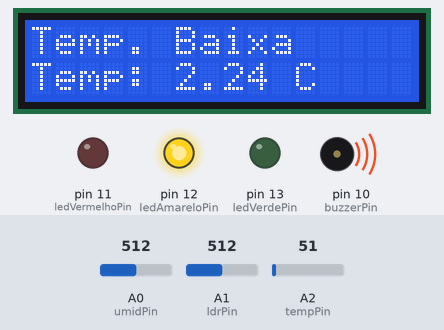
Bench run of a sketch on a simulated Arduino Uno, built with avr-gcc and run on an emulated ATmega328P. Parts: 16×2 character LCD, output pins drawn as LEDs (lit = HIGH), buzzer (waves = sounding, pin HIGH). Inputs (shaded band) come from the test bench; at power-on: A0 (umidPin) = 512, A1 (ldrPin) = 512, A2 (tempPin) = 51. What the sketch prints to the serial monitor is not drawn.

Above: at 3.2 s.
3.3 s: A0 (umidPin) set to 493
At 8.4 s:
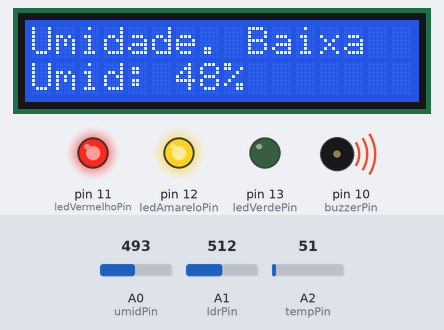
At 13.5 s:
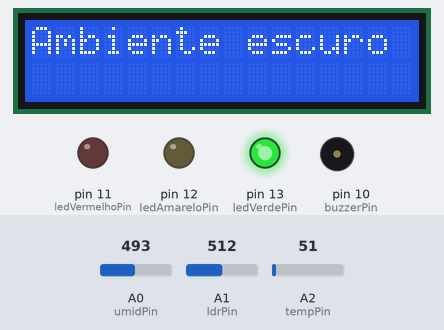
Timing chart, 0 to 24.0 s (numbered marks = the images above; inputs shaded):
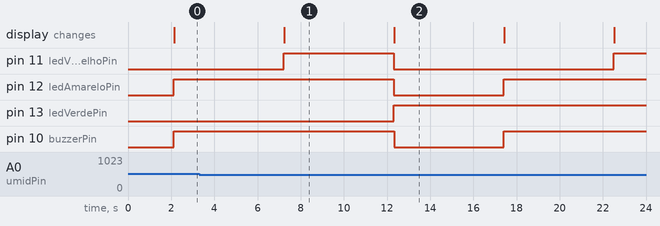

The sketch:

vinheria_eduardo1.ino
```cpp
#include <Wire.h>
#include <LiquidCrystal_I2C.h>

#define col 16
#define lin  2
#define ende  0x27

const int ledVerdePin = 13;
const int ledAmareloPin = 12;
const int ledVermelhoPin = 11;
const int buzzerPin = 10;
const int ldrPin = A1;
const int tempPin = A2;
const int umidPin = A0;

LiquidCrystal_I2C lcd(ende, col, lin);

const float TEMP_MIN = 10.0;
const float TEMP_MAX = 15.0;
const int UMID_MIN = 50;
const int UMID_MAX = 70;

const int LUZ_ESCURO = 880;
const int LUZ_MEIA_LUZ = 960;
const int NUM_LEITURAS = 2;

float leituras_temp[NUM_LEITURAS];
int leituras_umid[NUM_LEITURAS];
int leituras_luz[NUM_LEITURAS];
int indice_leituras = 0;
bool buffer_cheio = false;

unsigned long tempo_anterior = 0;
const unsigned long INTERVALO = 5000;

float temperatura = 0.0;
int umidade = 0;
int luminosidade = 0;

float lerTemperatura() {
  int valorSensor = analogRead(tempPin);
  Serial.print("Valor sensor temp: ");
  Serial.println(valorSensor);

  return (valorSensor / 1023.0) * 45.0;  // Retorna valor com precisão entre 0.0 e 40.0 °C
}

int lerUmidade() {
  int valorSensor = analogRead(umidPin);
  return map(valorSensor, 0, 1023, 0, 100);
}

void calcularMedias() {
  float soma_temp = 0;
  int soma_umid = 0;
  int soma_luz = 0;
  int total_amostras = buffer_cheio ? NUM_LEITURAS : indice_leituras;

  for (int i = 0; i < total_amostras; i++) {
    soma_temp += leituras_temp[i];
    soma_umid += leituras_umid[i];
    soma_luz += leituras_luz[i];
  }

  temperatura = soma_temp / total_amostras;
  umidade = soma_umid / total_amostras;
  luminosidade = soma_luz / total_amostras;
}

void verificarLuminosidade() {
  digitalWrite(ledVerdePin, LOW);
  digitalWrite(ledAmareloPin, LOW);
  digitalWrite(ledVermelhoPin, LOW);

  if (luminosidade < LUZ_ESCURO) {
    digitalWrite(ledVerdePin, HIGH);
    lcd.clear();
    lcd.setCursor(0, 0);
    lcd.print("Ambiente escuro");
    digitalWrite(buzzerPin, LOW);
  }
  else if (luminosidade < LUZ_MEIA_LUZ) {
    digitalWrite(ledAmareloPin, HIGH);
    lcd.clear();
    lcd.setCursor(0, 0);
    lcd.print("Ambiente a meia");
    lcd.setCursor(0, 1);
    lcd.print("luz");
    digitalWrite(buzzerPin, LOW);
  }
  else {
    digitalWrite(ledVermelhoPin, HIGH);
    lcd.clear();
    lcd.setCursor(0, 0);
    lcd.print("Ambiente muito");
    lcd.setCursor(0, 1);
    lcd.print("claro");
    digitalWrite(buzzerPin, HIGH);
  }

  // DEBUG: mostra valor real
  Serial.print("Luminosidade bruta: ");
  Serial.println(luminosidade);
}

void verificarTemperatura() {
  if (temperatura >= TEMP_MIN && temperatura <= TEMP_MAX) {
    digitalWrite(ledAmareloPin, LOW);
    digitalWrite(buzzerPin, LOW);
    lcd.clear();
    lcd.setCursor(0, 0);
    lcd.print("Temperatura OK");
    lcd.setCursor(0, 1);
    lcd.print("Temp: ");
    lcd.print(temperatura);
    lcd.print(" C");
  }
  else {
    digitalWrite(ledAmareloPin, HIGH);
    digitalWrite(buzzerPin, HIGH);
    lcd.clear();
    lcd.setCursor(0, 0);
    lcd.print(temperatura < TEMP_MIN ? "Temp. Baixa" : "Temp. Alta");
    lcd.setCursor(0, 1);
    lcd.print("Temp: ");
    lcd.print(temperatura);
    lcd.print(" C");
  }
}

void verificarUmidade() {
  if (umidade >= UMID_MIN && umidade <= UMID_MAX) {
    digitalWrite(ledVermelhoPin, LOW);
    digitalWrite(buzzerPin, LOW);
    lcd.clear();
    lcd.setCursor(0, 0);
    lcd.print("Umidade OK");
    lcd.setCursor(0, 1);
    lcd.print("Umid: ");
    lcd.print(umidade);
    lcd.print("%");
  }
  else {
    digitalWrite(ledVermelhoPin, HIGH);
    digitalWrite(buzzerPin, HIGH);
    lcd.clear();
    lcd.setCursor(0, 0);
    lcd.print(umidade < UMID_MIN ? "Umidade. Baixa" : "Umidade. Alta");
    lcd.setCursor(0, 1);
    lcd.print("Umid: ");
    lcd.print(umidade);
    lcd.print("%");
  }
}

void setup() {
  pinMode(ledVerdePin, OUTPUT);
  pinMode(ledAmareloPin, OUTPUT);
  pinMode(ledVermelhoPin, OUTPUT);
  pinMode(buzzerPin, OUTPUT);

  lcd.init();
  lcd.backlight();
  lcd.clear();
  lcd.setCursor(0, 0);
  lcd.print("Vinheria Do Edu");
  lcd.setCursor(0, 1);
  lcd.print("Inicializando...");

  Serial.begin(9600);

  for (int i = 0; i < NUM_LEITURAS; i++) {
    leituras_temp[i] = 0;
    leituras_umid[i] = 0;
    leituras_luz[i] = 0;
  }

  delay(2000);
}

void loop() {
  float nova_temp = lerTemperatura();
  int nova_umid = lerUmidade();
  int nova_luz = analogRead(ldrPin);

  leituras_temp[indice_leituras] = nova_temp;
  leituras_umid[indice_leituras] = nova_umid;
  leituras_luz[indice_leituras] = nova_luz;

  indice_leituras++;
  if (indice_leituras >= NUM_LEITURAS) {
    indice_leituras = 0;
    buffer_cheio = true;
  }

  calcularMedias();

  Serial.print("Temperatura: ");
  Serial.print(temperatura);
  Serial.print(" °C, Umidade: ");
  Serial.print(umidade);
  Serial.print("%, Luminosidade: ");
  Serial.println(luminosidade);

  unsigned long tempo_atual = millis();

  static int estado_display = 0;
  if (tempo_atual - tempo_anterior >= INTERVALO || tempo_anterior == 0) {
    tempo_anterior = tempo_atual;
    estado_display = (estado_display + 1) % 3;

    switch (estado_display) {
      case 0:
        verificarLuminosidade();
        break;
      case 1:
        verificarTemperatura();
        break;
      case 2:
        verificarUmidade();
        break;
    }
  }

  delay(1000);
}
```

Measured:
- the behaviour switches between 512 and 511 on A0 (umidPin) (found by bisection; images 0 and 1)
- after the input at 3.3 s, pin 11 (ledVermelhoPin): LOW → HIGH after 3.9 s, → LOW 5.1 s later, → HIGH 10.2 s later; the display: changes after 3.9 s (image 1)
- what the display in image 1 shows lasts 5.1 s, from 7.2 s to 12.3 s
